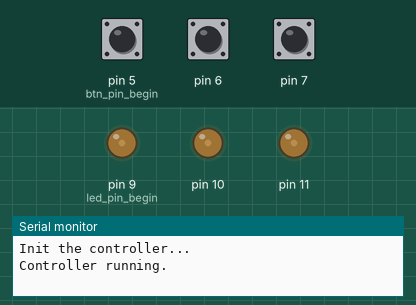
Bench run of a sketch on a simulated Arduino Leonardo, built with avr-gcc and run on an emulated ATmega32U4. Parts: output pins drawn as LEDs (lit = HIGH), the last lines printed to the serial monitor. Inputs (shaded band) come from the test bench; at power-on: pin 5 (btn_pin_begin) HIGH, pin 6 HIGH, pin 7 HIGH. USB keyboard and mouse output is not drawn.

Above: at 1.2 s.
1.3 s: pin 5 (btn_pin_begin) pulled LOW for 0.15 s
At 1.37 s:
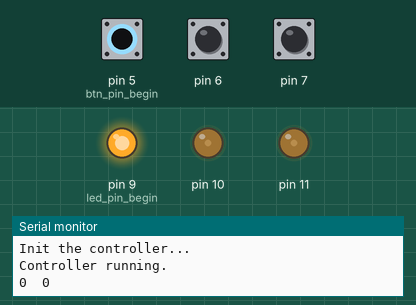
2.9 s: pin 6 pulled LOW for 0.15 s
At 2.97 s:
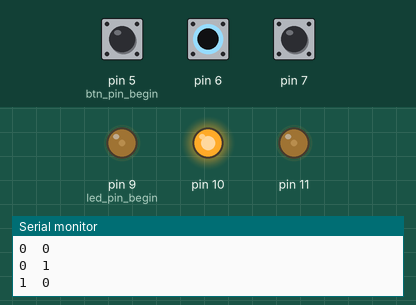
4.5 s: pin 7 pulled LOW for 0.15 s
At 4.57 s:
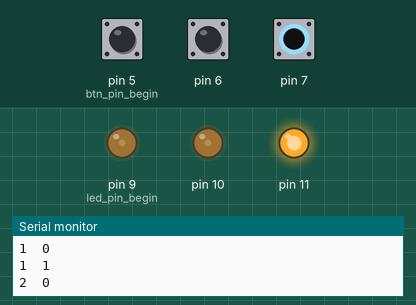
6.1 s: pin 7 pulled LOW for 3.2 s
At 10.4 s:
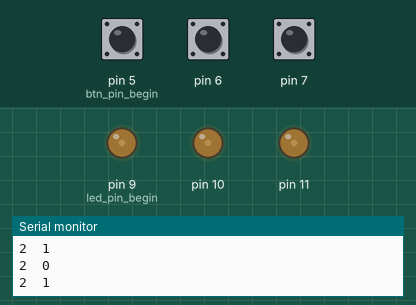
10.8 s: pin 5 (btn_pin_begin) pulled LOW for 3.2 s
At 11.6 s:
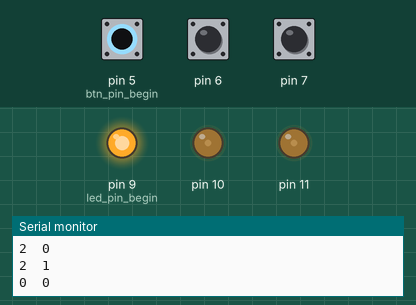
15.5 s: pin 5 (btn_pin_begin) driven LOW and pin 6 driven LOW
At 16.4 s:
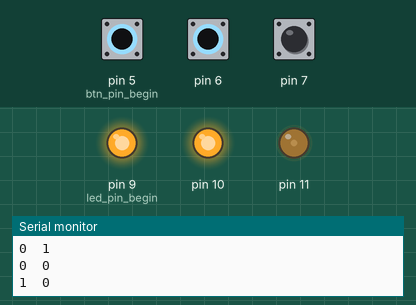
Timing chart, 0 to 18.0 s (numbered marks = the images above; inputs shaded):
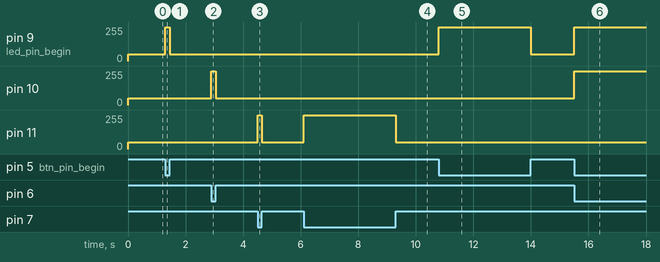

Measured:
- after the input at 1.3 s, pin 9 (led_pin_begin): 50/255 → 255/255 at once, → 50/255 0.15 s later
- after the input at 2.9 s, pin 10: 50/255 → 255/255 at once, → 50/255 0.15 s later
- after the input at 4.5 s, pin 11: 50/255 → 255/255 at once, → 50/255 0.15 s later
- after the input at 6.1 s, pin 11: 50/255 → 255/255 at once, → 50/255 3.2 s later
- after the input at 10.8 s, pin 9 (led_pin_begin): 50/255 → 255/255 at once, → 50/255 3.2 s later
- after the input at 15.5 s, pin 9 (led_pin_begin), pin 10: 50/255 → 255/255 at once

The sketch:

btn_controller.ino
```cpp
#include <Keyboard.h>
#include "FastDebouncer.hpp"

#define ON LOW
#define OFF HIGH

const int btn_pin_begin = 5;
const int led_pin_begin = 9;

const int num_btn = 3; // number of the buttons
enum button { BLUE, YELLOW, GREEN };
int FIRST = BLUE; // assign this to the first element of the enum above.
int LAST = GREEN; // assign this to the last element of the enum above.
int *keys[num_btn] = { // assign the keyboard keys to each buttons
  new int[2]{1, 'a'},
  new int[3]{2, ' ', 's'},
  new int[2]{1, 'd'}
};

const int brightness_off = 0;       // brightness level at "off" state
const int brightness_dim = 50;      // brightness level at "dim" state
const int brightness_active = 255;  // brightness level at "active" state


// NON_USER_CONFIGURABLE AREA BELOW =============================
FastDebouncer *debouncers[num_btn];

void setup() {
  Serial.begin(9600);
  while (!Serial);

  Serial.println("Init the controller...");

  // put your setup code here, to run once:
  for (int i = FIRST; i <= LAST; i++) {
    int current_btn = btn_pin_begin + i;
    int current_led = led_pin_begin + i;

    pinMode(current_btn, INPUT_PULLUP); // internal pullup -> default HIGH, active at LOW (=short to GND)
    pinMode(current_led, OUTPUT);
    analogWrite(current_led, brightness_dim); // light on with DIM level
    debouncers[i] = new FastDebouncer(digitalRead(current_btn), 20); // fast debouncer: fast detecting change of the pin state
  }

  Keyboard.begin();

  Serial.println("Controller running.");
}

void loop() {
  // put your main code here, to run repeatedly:
  for (int i = FIRST; i <= LAST; i++) {
    int current_btn = btn_pin_begin + i;
    int current_led = led_pin_begin + i;

    int btn_read = digitalRead(current_btn);
    bool event = debouncers[i] -> feed(btn_read);

    switch (event) {
      case false:
        break;
      case true:
        Serial.print(i);
        Serial.print('\t');
        Serial.println(btn_read);

        int* _k = keys[i];

        if(btn_read == ON) {
          for(int j=1;j<_k[0]+1;j++)
          {
            Keyboard.press(_k[j]);
            analogWrite(current_led, brightness_active);
          }
        }
        else { // btn_read == OFF
          for(int j=1;j<_k[0]+1;j++)
          {
            Keyboard.release(_k[j]);
            analogWrite(current_led, brightness_dim);
          }
        }
        break;
    }
  }
  //(btn_stat == LOW) ? analogWrite(led_pin_begin+i, brightness_active) : analogWrite(led_pin_begin+i, brightness_dim);
  delayMicroseconds(300);
}
```

FastDebouncer.hpp
```cpp
// (licence header left out)
#ifndef FAST_DEBOUNCER_H
#define FAST_DEBOUNCER_H
#include "limits.h"
#include "Arduino.h"


class FastDebouncer
{
  private:
    uint32_t history; // buffer space for saving history of the values, 32-bit
    uint32_t mask;
    int last;

  public:
    // Feed value(=init_value) should be 0 or 1 (one-bit debouncing)
    // counter_length is related to debouncing period => # of values needed for debouncing.
    FastDebouncer(int init_value, int counter_length)
    {
      // state history is filled with the initial init_value.
      (init_value == HIGH) ? history = 0xFFFFFFFF : history = 0;

      // set the mask with the amount of counter_length
      mask = 0;
      for (int i = 0; i < counter_length; i++)
      {
        mask = (mask << 1) + 1;
      }

      last = init_value;
    }

//   debugging purpose
//    void print_32_bin(uint32_t value)
//    {
//      for (int b = 32 - 1; b >= 0; b--)
//      {
//        Serial.print(bitRead(value, b));
//      }
//      Serial.println();
//    }

    // return true when a event is triggered.
    bool feed(int new_value)
    {
      bool stabilized = ((history & mask) == 0) || ((history & mask) == mask);
      bool last_bit_different = (history & 1) != (new_value & 1);
      bool report = false;

      if (
        // history is stabilized, and new value, which is different from history, is incoming
        // -> immediately raise a trigger event.
        (stabilized && last_bit_different)
        // when stabilized, last sent value should be same to the new value.
        // Otherwise, a button state is changed again within the debouncing period.
        // raise a trigger here also.
        || (stabilized && last != new_value)
      )
      {
        report = true;
        last = new_value;
      }

      history = (history << 1) + (new_value & 1); // make sure only the rightmost bit is added to the history

      return report;
    }
};

#endif
```
